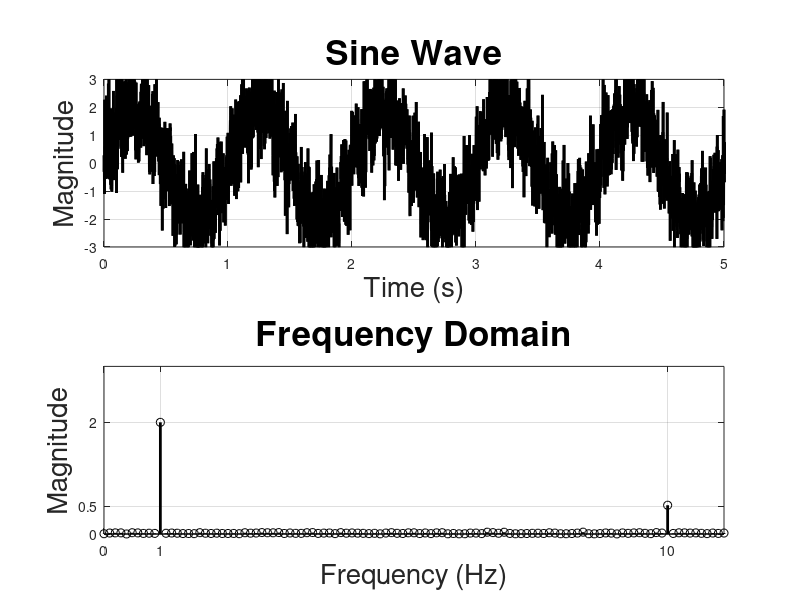

Recreate this plot in MATLAB.
clc, clear
close all
%%
end_time = 5;
delta_t = 0.001;
sine_mag=2;
sine_freq=1;

sine_mag2 = 0.5;
sine_freq2 = 10;
%%
Fs= 1/delta_t;
T=delta_t;
L=10000;
T_vector=(0:L-1)*T;

fft_f = Fs*(0:(L/2))/L;
%%
sin_y =sine_mag *sin(sine_freq*(2*pi*T_vector))+sine_mag2*sin(sine_freq2*(2*pi*T_vector))+0.8*randn(size(T_vector));
%%
fft_y_temp = abs(fft(sin_y)/L);
fft_y = fft_y_temp(1:L/2+1);
fft_y(2:end-1)=2*fft_y(2:end-1);

%%

figure('units', 'pixels', 'pos', [100 100 450 400], 'Color', [1,1,1]);
    subplot(2,1,1)
        Xmin=0.0;   XTick=1.0;  Xmax=end_time;
        Ymin =-3.0; YTick=1.0;  Ymax=3.0;
        plot(T_vector,sin_y, '-k', 'LineWidth', 2)

        grid on;
        axis([Xmin Xmax Ymin Ymax])
        set(gca,'XTick', [Xmin:XTick:Xmax]);
        set(gca,'YTick', [Ymin:YTick:Ymax]);
        xlabel('Time (s)', 'fontsize',20);
        ylabel('Magnitude', 'fontsize',20);
        title('Sine Wave', 'fontsize',25);
    subplot(2,1,2)
        Xmin=0.0;   Xmax=11;
        Ymin =-0.0; Ymax=3.0;
        stem(fft_f,fft_y,'-k', 'LineWidth',2)

        grid on;
        axis([Xmin Xmax Ymin Ymax])
        set(gca,'XTick', [0 1.0 10.0]);
        set(gca,'YTick', [0 0.5 2.0]);
        xlabel('Frequency (Hz)', 'fontsize',20);
        ylabel('Magnitude', 'fontsize',20);
        title('Frequency Domain', 'fontsize',25);